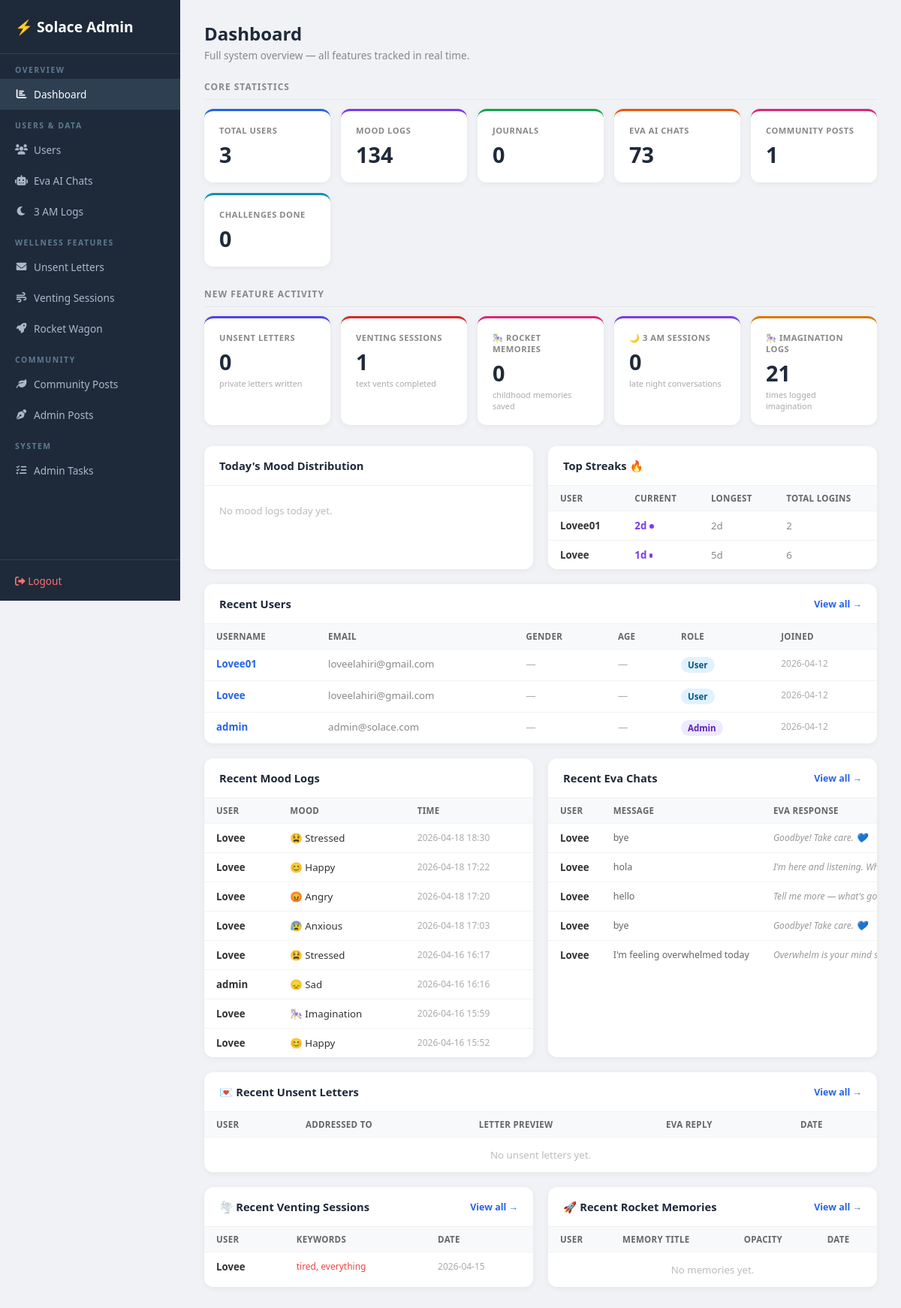
The page /admin (signed in) on the database its author committed.
### tables this page shows
CREATE TABLE login_streaks (
                id            INTEGER PRIMARY KEY AUTOINCREMENT,
                user_id       INTEGER UNIQUE REFERENCES users(id),
                current_streak INTEGER DEFAULT 0,
                longest_streak INTEGER DEFAULT 0,
                last_login_date TEXT,
                total_logins   INTEGER DEFAULT 0
            );

CREATE TABLE users (
                id         INTEGER PRIMARY KEY AUTOINCREMENT,
                username   TEXT UNIQUE NOT NULL,
                email      TEXT NOT NULL,
                password   TEXT NOT NULL,
                is_admin   INTEGER DEFAULT 0,
                created_at DATETIME DEFAULT CURRENT_TIMESTAMP
            , gender TEXT DEFAULT '', age INTEGER DEFAULT 0, age_group TEXT DEFAULT '', dob TEXT DEFAULT '');

CREATE TABLE mood_logs (
                id        INTEGER PRIMARY KEY AUTOINCREMENT,
                user_id   INTEGER NOT NULL REFERENCES users(id),
                mood      TEXT NOT NULL,
                timestamp DATETIME DEFAULT CURRENT_TIMESTAMP
            );

CREATE TABLE chat_history (
                id           INTEGER PRIMARY KEY AUTOINCREMENT,
                session_id   TEXT,
                user_id      INTEGER REFERENCES users(id),
                user_message TEXT,
                ai_response  TEXT,
                timestamp    DATETIME DEFAULT CURRENT_TIMESTAMP
            );

CREATE TABLE venting_sessions (
                id         INTEGER PRIMARY KEY AUTOINCREMENT,
                user_id    INTEGER REFERENCES users(id),
                transcript TEXT,
                keywords   TEXT,
                created_at DATETIME DEFAULT CURRENT_TIMESTAMP
            );

### app.py (the view)
@app.route("/admin")
@admin_required
def admin_dashboard() -> Any:
    with get_db() as conn:
        total_users      = conn.execute("SELECT COUNT(*) FROM users").fetchone()[0]
        total_moods      = conn.execute("SELECT COUNT(*) FROM mood_logs").fetchone()[0]
        total_journals   = conn.execute("SELECT COUNT(*) FROM journals").fetchone()[0]
        total_chats      = conn.execute("SELECT COUNT(*) FROM chat_history").fetchone()[0]
        total_posts      = conn.execute("SELECT COUNT(*) FROM community_posts").fetchone()[0]
        total_letters    = conn.execute("SELECT COUNT(*) FROM unsent_letters").fetchone()[0]
        total_vents      = conn.execute("SELECT COUNT(*) FROM venting_sessions").fetchone()[0]
        total_memories   = conn.execute("SELECT COUNT(*) FROM rocket_wagon").fetchone()[0]
        total_challenges = conn.execute("SELECT COUNT(*) FROM daily_challenges WHERE completed=1").fetchone()[0]
        total_3am        = conn.execute("""
            SELECT COUNT(*) FROM chat_history
            WHERE strftime('%H', timestamp) IN ('01','02','03','04')
        """).fetchone()[0]
        mood_today = conn.execute("""
            SELECT mood, COUNT(*) as cnt FROM mood_logs
            WHERE DATE(timestamp) = DATE('now')
            GROUP BY mood ORDER BY cnt DESC
        """).fetchall()
        total_imagination = conn.execute(
            "SELECT COUNT(*) FROM mood_logs WHERE mood='imagination'"
        ).fetchone()[0]
        recent_users = conn.execute(
            "SELECT id, username, email, is_admin, created_at, gender, age FROM users ORDER BY created_at DESC LIMIT 6"
        ).fetchall()
        recent_moods = conn.execute("""
            SELECT u.username, ml.mood, ml.timestamp
            FROM mood_logs ml JOIN users u ON ml.user_id=u.id
            ORDER BY ml.timestamp DESC LIMIT 8
        """).fetchall()
        recent_chats = conn.execute("""
            SELECT u.username, ch.user_message, ch.ai_response, ch.timestamp
            FROM chat_history ch JOIN users u ON ch.user_id=u.id
            ORDER BY ch.timestamp DESC LIMIT 5
        """).fetchall()
        recent_letters = conn.execute("""
            SELECT ul.*, u.username FROM unsent_letters ul
            JOIN users u ON ul.user_id=u.id
            ORDER BY ul.created_at DESC LIMIT 5
        """).fetchall()
        recent_vents = conn.execute("""
            SELECT vs.*, u.username FROM venting_sessions vs
            JOIN users u ON vs.user_id=u.id
            ORDER BY vs.created_at DESC LIMIT 5
        """).fetchall()
        recent_memories = conn.execute("""
            SELECT rw.*, u.username FROM rocket_wagon rw
            JOIN users u ON rw.user_id=u.id
            ORDER BY rw.created_at DESC LIMIT 5
        """).fetchall()
        top_streaks = conn.execute("""
            SELECT u.username, ls.current_streak, ls.longest_streak, ls.total_logins
            FROM login_streaks ls JOIN users u ON ls.user_id=u.id
            ORDER BY ls.current_streak DESC LIMIT 5
        """).fetchall()
    return render_template(
        "admin/dashboard.html",
        total_users=total_users, total_moods=total_moods,
        total_journals=total_journals, total_chats=total_chats,
        total_posts=total_posts, total_letters=total_letters,
        total_vents=total_vents, total_memories=total_memories,
        total_challenges=total_challenges, total_3am=total_3am,
        total_imagination=total_imagination,
        mood_today=mood_today,
        recent_users=recent_users, recent_moods=recent_moods,
        recent_chats=recent_chats, recent_letters=recent_letters,
        recent_vents=recent_vents, recent_memories=recent_memories,
        top_streaks=top_streaks,
    )

### templates/admin/dashboard.html (shortened to what this page needs)
<!DOCTYPE html>
<html lang="en">
<head>
<link rel="stylesheet" href="https://cdnjs.cloudflare.com/ajax/libs/font-awesome/6.0.0/css/all.min.css">
</head>
<body>
<aside class="sidebar">
  <div class="logo">⚡ Solace Admin</div>
  <nav>
    <div class="sl">Overview</div>
    <a href="/admin" class="active"><i class="fas fa-chart-bar fa-fw"></i> Dashboard</a>
    <div class="sl">Users & Data</div>
    <a href="/admin/users"><i class="fas fa-users fa-fw"></i> Users</a>
    <a href="/admin/chats"><i class="fas fa-robot fa-fw"></i> Eva AI Chats</a>
    <a href="/admin/three-am-logs"><i class="fas fa-moon fa-fw"></i> 3 AM Logs</a>
    <div class="sl">Wellness Features</div>
    <a href="/admin/unsent-letters"><i class="fas fa-envelope fa-fw"></i> Unsent Letters</a>
    <a href="/admin/venting-sessions"><i class="fas fa-wind fa-fw"></i> Venting Sessions</a>
    <a href="/admin/rocket-wagon"><i class="fas fa-rocket fa-fw"></i> Rocket Wagon</a>
    <div class="sl">Community</div>
    <a href="/admin/community"><i class="fas fa-leaf fa-fw"></i> Community Posts</a>
    <a href="/admin/posts"><i class="fas fa-pen-nib fa-fw"></i> Admin Posts</a>
    <div class="sl">System</div>
    <a href="/admin/tasks"><i class="fas fa-tasks fa-fw"></i> Admin Tasks</a>
  </nav>
  <div class="bot"><a href="/logout"><i class="fas fa-sign-out-alt"></i> Logout</a></div>
</aside>
<div class="main">
  <div class="page-hd">
    <h1>Dashboard</h1>
    <p>Full system overview — all features tracked in real time.</p>
  </div>
  <div class="section-lbl">Core Statistics</div>
  <div class="stats-grid">
    <div class="stat blue">
      <div class="stat-lbl">Total Users</div>
      <div class="stat-val">{{ total_users }}</div>
    </div>
    <div class="stat purple">
      <div class="stat-lbl">Mood Logs</div>
      <div class="stat-val">{{ total_moods }}</div>
    </div>
    <div class="stat green">
      <div class="stat-lbl">Journals</div>
      <div class="stat-val">{{ total_journals }}</div>
    </div>
    <div class="stat orange">
      <div class="stat-lbl">Eva AI Chats</div>
      <div class="stat-val">{{ total_chats }}</div>
    </div>
    <div class="stat pink">
      <div class="stat-lbl">Community Posts</div>
      <div class="stat-val">{{ total_posts }}</div>
    </div>
    <div class="stat teal">
      <div class="stat-lbl">Challenges Done</div>
      <div class="stat-val">{{ total_challenges }}</div>
    </div>
  </div>
  <div class="section-lbl">New Feature Activity</div>
  <div class="stats-grid">
    <div class="stat indigo">
      <div class="stat-lbl">Unsent Letters</div>
      <div class="stat-val">{{ total_letters }}</div>
      <div class="stat-sub">private letters written</div>
    </div>
    <div class="stat red">
      <div class="stat-lbl">Venting Sessions</div>
      <div class="stat-val">{{ total_vents }}</div>
      <div class="stat-sub">text vents completed</div>
    </div>
    <div class="stat pink">
      <div class="stat-lbl">🎠 Rocket Memories</div>
      <div class="stat-val">{{ total_memories }}</div>
      <div class="stat-sub">childhood memories saved</div>
    </div>
    <div class="stat purple">
      <div class="stat-lbl">🌙 3 AM Sessions</div>
      <div class="stat-val">{{ total_3am }}</div>
      <div class="stat-sub">late night conversations</div>
    </div>
    <div class="stat yellow">
      <div class="stat-lbl">🎠 Imagination Logs</div>
      <div class="stat-val">{{ total_imagination }}</div>
      <div class="stat-sub">times logged imagination</div>
    </div>
  </div>
  <div class="grid2">
    <div class="card">
      <div class="card-hd">Today's Mood Distribution</div>
      <div style="padding:16px 20px;">
        {% set MOOD_EMOJI = {'happy':'😊','sad':'😞','angry':'😡','anxious':'😰','calm':'😌','stressed':'😫','tired':'😴','imagination':'🎠','swings':'🎢'} %}
        {% set MOOD_COLOR = {'happy':'#FFD700','sad':'#4FC3F7','angry':'#EF5350','anxious':'#AB47BC','calm':'#66BB6A','stressed':'#FF7043','tired':'#90A4AE','imagination':'#FF69B4','swings':'#9C27B0'} %}
        {% set max_cnt = mood_today[0].cnt if mood_today else 1 %}
        {% for m in mood_today %}
        <div class="mood-today-row">
          <div class="mood-today-label">{{ MOOD_EMOJI.get(m.mood,'✨') }} {{ m.mood|capitalize }}</div>
          <div class="mood-today-bar-wrap">
            <div class="mood-today-bar" style="width:{{ ((m.cnt/max_cnt)*100)|int }}%;background:{{ MOOD_COLOR.get(m.mood,'#7c3aed') }};"></div>
          </div>
          <div class="mood-today-count">{{ m.cnt }}</div>
        </div>
        {% else %}
        <p style="color:#bbb;font-size:0.82rem;padding:8px 0;">No mood logs today yet.</p>
        {% endfor %}
      </div>
    </div>
    <div class="card">
      <div class="card-hd">Top Streaks 🔥</div>
      <table>
        <thead><tr><th>User</th><th>Current</th><th>Longest</th><th>Total Logins</th></tr></thead>
        <tbody>
          {% for s in top_streaks %}
          <tr>
            <td style="font-weight:600">{{ s.username }}</td>
            <td>
              <span style="font-weight:800;color:#7c3aed;">{{ s.current_streak }}d</span>
              <span class="streak-bar" style="width:{{ [s.current_streak * 3, 80]|min }}px;"></span>
            </td>
            <td style="color:#888;">{{ s.longest_streak }}d</td>
            <td style="color:#888;">{{ s.total_logins }}</td>
          </tr>
          {% else %}
          <tr><td colspan="4" style="color:#bbb;text-align:center;padding:16px;">No streak data yet.</td></tr>
          {% endfor %}
        </tbody>
      </table>
    </div>
  </div>
  <div class="card">
    <div class="card-hd">Recent Users <a href="/admin/users">View all →</a></div>
    <table>
      <thead><tr><th>Username</th><th>Email</th><th>Gender</th><th>Age</th><th>Role</th><th>Joined</th></tr></thead>
      <tbody>
        {% for u in recent_users %}
        <tr>
          <td><a href="/admin/users/{{ u.id }}" style="color:#2563eb;text-decoration:none;font-weight:700;">{{ u.username }}</a></td>
          <td style="color:#888;">{{ u.email }}</td>
          <td style="color:#aaa;">{{ u.gender or '—' }}</td>
          <td style="color:#aaa;">{{ u.age or '—' }}</td>
          <td><span class="badge {{ 'admin' if u.is_admin else 'user' }}">{{ 'Admin' if u.is_admin else 'User' }}</span></td>
          <td style="color:#aaa;font-size:0.75rem;">{{ (u.created_at or '')[:10] }}</td>
        </tr>
        {% endfor %}
      </tbody>
    </table>
  </div>
  <div class="grid2">
    <div class="card">
      <div class="card-hd">Recent Mood Logs</div>
      <table>
        <thead><tr><th>User</th><th>Mood</th><th>Time</th></tr></thead>
        <tbody>
          {% for m in recent_moods %}
          <tr>
            <td style="font-weight:600;">{{ m.username }}</td>
            <td>{{ MOOD_EMOJI.get(m.mood,'✨') if MOOD_EMOJI is defined else '' }} {{ m.mood|capitalize }}</td>
            <td style="color:#aaa;font-size:0.75rem;">{{ (m.timestamp or '')[:16] }}</td>
          </tr>
          {% endfor %}
        </tbody>
      </table>
    </div>
    <div class="card">
      <div class="card-hd">Recent Eva Chats <a href="/admin/chats">View all →</a></div>
      <table>
        <thead><tr><th>User</th><th>Message</th><th>Eva Response</th></tr></thead>
        <tbody>
          {% for c in recent_chats %}
          <tr>
            <td style="font-weight:600;white-space:nowrap;">{{ c.username }}</td>
            <td><div class="preview">{{ c.user_message }}</div></td>
            <td><div class="italic-prev">{{ c.ai_response }}</div></td>
          </tr>
          {% endfor %}
        </tbody>
      </table>
    </div>
  </div>
  <div class="card">
    <div class="card-hd">💌 Recent Unsent Letters <a href="/admin/unsent-letters">View all →</a></div>
    <table>
      <thead><tr><th>User</th><th>Addressed To</th><th>Letter Preview</th><th>Eva Reply</th><th>Date</th></tr></thead>
      <tbody>
        {% for l in recent_letters %}
        <tr>
          <td style="font-weight:600;">{{ l.username }}</td>
          <td style="color:#7c3aed;font-weight:600;">{{ l.addressed_to or '—' }}</td>
          <td><div class="italic-prev">{{ l.letter }}</div></td>
          <td><div class="italic-prev" style="color:#7c3aed;">{{ l.eva_reply or '—' }}</div></td>
          <td style="color:#aaa;font-size:0.75rem;">{{ (l.created_at or '')[:10] }}</td>
        </tr>
        {% else %}
        <tr><td colspan="5" style="color:#bbb;text-align:center;padding:14px;">No unsent letters yet.</td></tr>
        {% endfor %}
      </tbody>
    </table>
  </div>
  <div class="grid2">
    <div class="card">
      <div class="card-hd">🌪️ Recent Venting Sessions <a href="/admin/venting-sessions">View all →</a></div>
      <table>
        <thead><tr><th>User</th><th>Keywords</th><th>Date</th></tr></thead>
        <tbody>
          {% for v in recent_vents %}
          <tr>
            <td style="font-weight:600;">{{ v.username }}</td>
            <td style="color:#ef4444;font-size:0.75rem;">{{ (v.keywords or '')[:60] }}</td>
            <td style="color:#aaa;font-size:0.75rem;">{{ (v.created_at or '')[:10] }}</td>
          </tr>
          {% else %}
          <tr><td colspan="3" style="color:#bbb;text-align:center;padding:14px;">No venting sessions yet.</td></tr>
          {% endfor %}
        </tbody>
      </table>
    </div>
    <div class="card">
      <div class="card-hd">🚀 Recent Rocket Memories <a href="/admin/rocket-wagon">View all →</a></div>
      <table>
        <thead><tr><th>User</th><th>Memory Title</th><th>Opacity</th><th>Date</th></tr></thead>
        <tbody>
          {% for m in recent_memories %}
          <tr>
            <td style="font-weight:600;">{{ m.username }}</td>
            <td>{{ m.memory_title }}</td>
            <td>
              <div style="width:50px;background:#f0f0f0;border-radius:4px;height:6px;overflow:hidden;">
                <div style="width:{{ ((m.opacity or 1.0)*100)|int }}%;background:#FF69B4;height:100%;border-radius:4px;"></div>
              </div>
            </td>
            <td style="color:#aaa;font-size:0.75rem;">{{ (m.created_at or '')[:10] }}</td>
          </tr>
          {% else %}
          <tr><td colspan="4" style="color:#bbb;text-align:center;padding:14px;">No memories yet.</td></tr>
          {% endfor %}
        </tbody>
      </table>
    </div>
  </div>
</div>
</body>
</html>

### rows shown on the page
login_streaks: username "Lovee01", current_streak "2", {{ [s.current_streak * 3, 80]|min }} 6 (drawn), longest_streak "2", total_logins "2"
login_streaks: username "Lovee", current_streak "1", {{ [s.current_streak * 3, 80]|min }} 3 (drawn), longest_streak "5", total_logins "6"
users: username "Lovee01", email "loveelahiri@gmail.com", gender "—", age "—", is_admin "User", created_at "2026-04-12"
users: username "Lovee", email "loveelahiri@gmail.com", gender "—", age "—", is_admin "User", created_at "2026-04-12"
users: username "admin", email "admin@solace.com", gender "—", age "—", is_admin "Admin", created_at "2026-04-12"
mood_logs: username "Lovee", mood "😫", mood "Stressed", timestamp "2026-04-18 18:30"
mood_logs: username "Lovee", mood "😊", mood "Happy", timestamp "2026-04-18 17:22"
mood_logs: username "Lovee", mood "😡", mood "Angry", timestamp "2026-04-18 17:20"
mood_logs: username "Lovee", mood "😰", mood "Anxious", timestamp "2026-04-18 17:03"
mood_logs: username "Lovee", mood "😫", mood "Stressed", timestamp "2026-04-16 16:17"
mood_logs: username "admin", mood "😞", mood "Sad", timestamp "2026-04-16 16:16"
mood_logs: username "Lovee", mood "🎠", mood "Imagination", timestamp "2026-04-16 15:59"
mood_logs: username "Lovee", mood "😊", mood "Happy", timestamp "2026-04-16 15:52"
chat_history: username "Lovee", user_message "bye", ai_response "Goodbye! Take care. 💙"
chat_history: username "Lovee", user_message "hola", ai_response "I'm here and listening. What would you…"
chat_history: username "Lovee", user_message "hello", ai_response "Tell me more — what's going on for yo…"
chat_history: username "Lovee", user_message "bye", ai_response "Goodbye! Take care. 💙"
chat_history: username "Lovee", user_message "I'm feeling overwhelmed today", ai_response "Overwhelm is your mind saying it need…"
venting_sessions: username "Lovee", keywords "tired, everything", created_at "2026-04-15"

### other values the page prints
{{ total_users }} "3"
{{ total_moods }} "134"
{{ total_journals }} "0"
{{ total_chats }} "73"
{{ total_posts }} "1"
{{ total_challenges }} "0"
{{ total_letters }} "0"
{{ total_vents }} "1"
{{ total_memories }} "0"
{{ total_3am }} "0"
{{ total_imagination }} "21"
